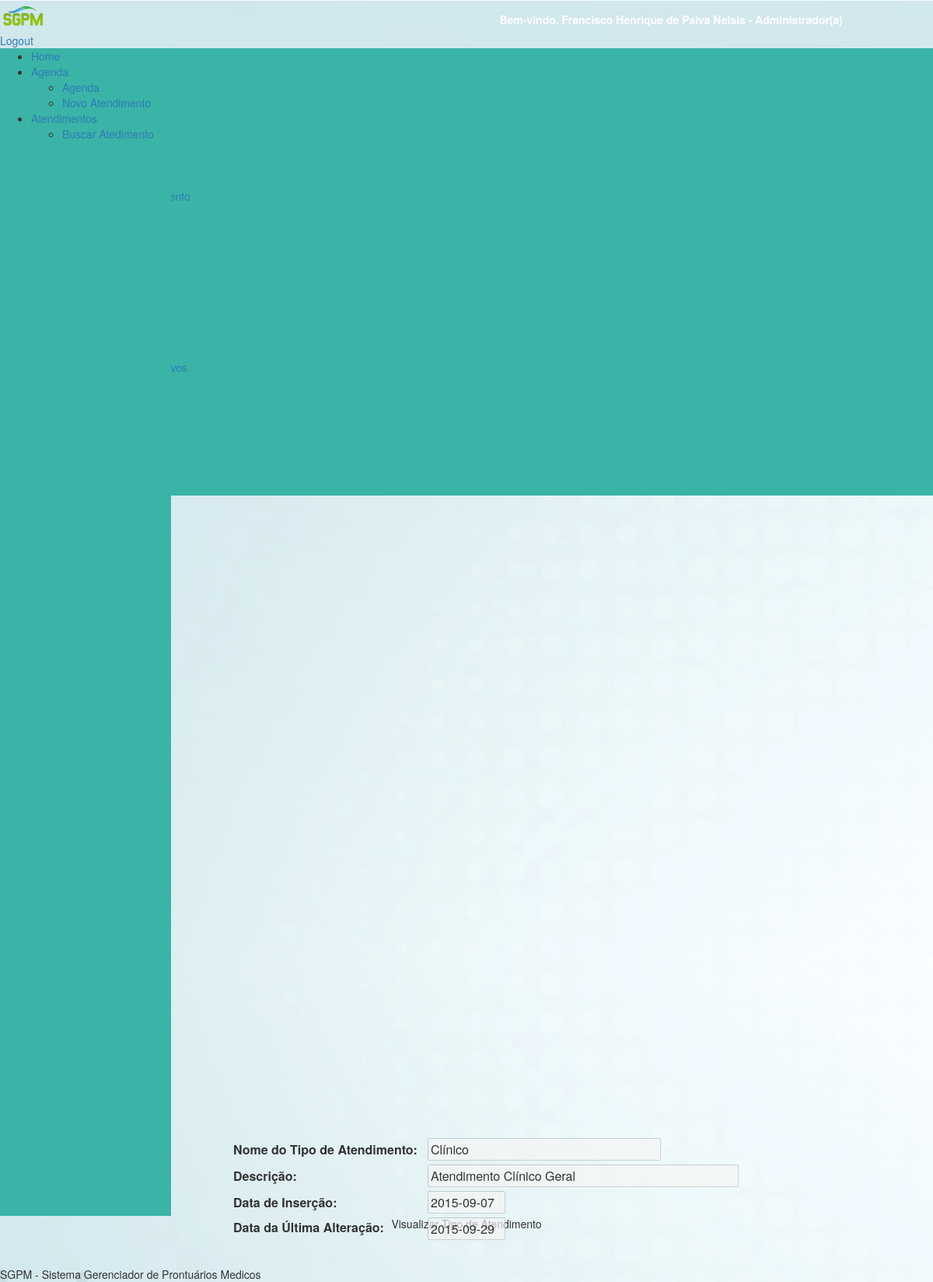
The app's page /formTipoAtendimento.php?id=8&detalhes=1 (signed in) with its own data.
### tables this page shows
CREATE TABLE IF NOT EXISTS `tipo_atendimento` (
  `id_tipo_atendimento` int(3) NOT NULL auto_increment,
  `nome_tipo_atendimento` varchar(100) NOT NULL,
  `descricao` varchar(300) NOT NULL,
  `data_insercao` date NOT NULL,
  `data_desativacao` date default NULL,
  `data_alteracao` date default NULL,
  PRIMARY KEY  (`id_tipo_atendimento`)
);

### formTipoAtendimento.php (the view, shortened to what this page needs)
<?php include ('includes/cabecalho.php')?>
<?php include ('includes/menu.php')?>
<?php include ('includes/menuBack.php')?>
<?php
if (isset ( $_GET ['id'] )) {
	$con = mysqli_connect ( "localhost", "root", "", "sgpm" );
	mysqli_set_charset ( $con, "utf8" );
	$query = mysqli_query ( $con, "SELECT * FROM tipo_atendimento WHERE id_tipo_atendimento = {$_GET['id']} " );
	$dadosTipoAtendimento = mysqli_fetch_array ( $query );
}
?>
<div class="divTudoFormTipoAtendimento">
	<div id="tituloPaginaTipoAtendimentoCadastroAlteracao">
		<center>
				 <?php
					if (isset ( $_GET ['id'] ) && ! isset ( $_GET ['detalhes'] )) {
						echo "Alterar Tipo de Atendimento";
					} else if (isset ( $_GET ['id'] ) && isset ( $_GET ['detalhes'] )) {
						echo "Visualizar Tipo de Atendimento";
					} else {
						echo "Novo Tipo de Atendimento";
					}
					?>
		</center>
	</div>
	<center>
		<div id="formConsultaAtendimento">
			<div class="content-dataTable"
				style="width: 40%; margin: 0 auto; margin-top: -200px; margin-left: 300px">
				<form method="POST">
					<table width="100%">
						<tr>
							<br />
							<td><label for="nome_tipo_atendimento" style="width: 250px;">Nome
									do Tipo de Atendimento:</label></td>
							<td><input style="width: 300px; margin-bottom: 5px;" type="text"
								name="nome_tipo_atendimento" id="nome_tipo_atendimento"
								maxlength="50"
								value="<?php
								if (isset ( $dadosTipoAtendimento ['nome_tipo_atendimento'] )) {
									echo $dadosTipoAtendimento ['nome_tipo_atendimento'];
								}
								?>" /></td>
						</tr>
						<tr>
							<br />
							<td><label for="descricao">Descrição:</label></td>
							<td><input style="width: 400px; margin-bottom: 5px;" type="text"
								name="descricao" id="descricao" maxlength="300"
								value="<?php
								if (isset ( $dadosTipoAtendimento ['descricao'] )) {
									echo $dadosTipoAtendimento ['descricao'];
								}
								?>" /></td>
						</tr>
						<tr>
							<br />
							<td><label for="data_insercao">Data de Inserção:</label></td>
							<td><input readonly style="width: 100px; margin-bottom: 5px;"
								type="text" name="data_insercao" id="data_insercao"
								maxlength="10"
								value="<?php
								if (isset ( $dadosTipoAtendimento ['data_insercao'] )) {
									echo $dadosTipoAtendimento ['data_insercao'];
								} else {
									echo date ( "j, n, Y" );
								}
								?>" /></td>
						</tr>
						<tr>
							<br />
							<td><label for="data_alteracao">Data da &#218;ltima
									Altera&#231;&#227;o:</label></td>
							<td><input readonly style="width: 100px;" type="text"
								name="data_alteracao" id="data_alteracao" maxlength="10"
								value="<?php
								if (isset ( $dadosTipoAtendimento ['data_alteracao'] )) {
									echo $dadosTipoAtendimento ['data_alteracao'];
								}
								?>" /></td>
						</tr>
					</table>
					<br>
				</form>
			</div>
		</div>
	</center>
</div>
<?php include ('includes/rodape.php')?>

### records on screen
tipo_atendimento: nome_tipo_atendimento "Clínico", descricao "Atendimento Clínico Geral", data_insercao "2015-09-07", data_alteracao "2015-09-29"

### other values on screen
$_SESSION ['LOGIN'] ['NOME'] "Francisco Henrique de Paiva Nelsis"
$_SESSION ['LOGIN'] ['CARGO'] "Administrador(a)"
